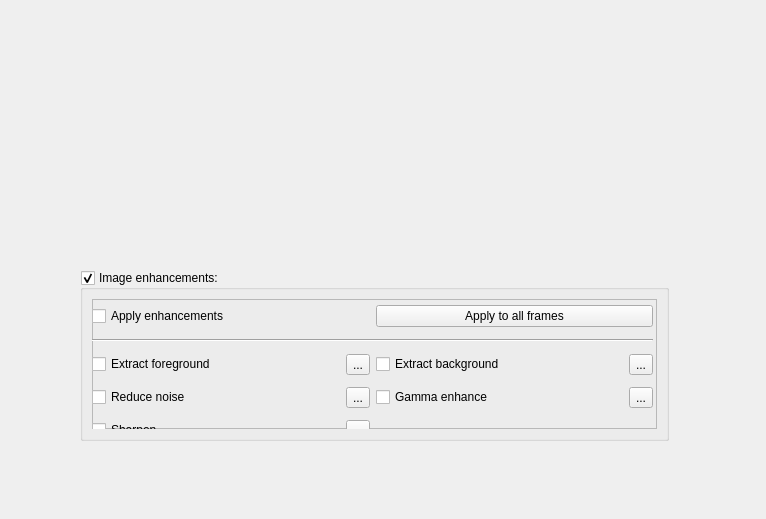
<?xml version="1.0" encoding="UTF-8"?>
<ui version="4.0">
 <class>Form</class>
 <widget class="QWidget" name="Form">
  <property name="geometry">
   <rect>
    <x>0</x>
    <y>0</y>
    <width>766</width>
    <height>519</height>
   </rect>
  </property>
  <property name="windowTitle">
   <string>Form</string>
  </property>
  <widget class="QGroupBox" name="gb_enhancements">
   <property name="geometry">
    <rect>
     <x>80</x>
     <y>270</y>
     <width>589</width>
     <height>171</height>
    </rect>
   </property>
   <property name="minimumSize">
    <size>
     <width>0</width>
     <height>100</height>
    </size>
   </property>
   <property name="title">
    <string>Image enhancements:</string>
   </property>
   <property name="checkable">
    <bool>true</bool>
   </property>
   <layout class="QGridLayout" name="gridLayout_8">
    <item row="0" column="0" rowspan="2">
     <widget class="QFrame" name="frm_enhancements">
      <property name="frameShape">
       <enum>QFrame::StyledPanel</enum>
      </property>
      <property name="frameShadow">
       <enum>QFrame::Raised</enum>
      </property>
      <widget class="QWidget" name="gridLayoutWidget">
       <property name="geometry">
        <rect>
         <x>0</x>
         <y>0</y>
         <width>561</width>
         <height>151</height>
        </rect>
       </property>
       <layout class="QGridLayout" name="gridLayout">
        <item row="2" column="0" colspan="2">
         <layout class="QHBoxLayout" name="horizontalLayout_2">
          <item>
           <widget class="QCheckBox" name="checkBox">
            <property name="text">
             <string>Apply enhancements</string>
            </property>
           </widget>
          </item>
          <item>
           <widget class="QPushButton" name="pushButton_2">
            <property name="text">
             <string>Apply to all frames</string>
            </property>
           </widget>
          </item>
         </layout>
        </item>
        <item row="5" column="0">
         <layout class="QHBoxLayout" name="bg_sub_hl_9">
          <item>
           <widget class="QCheckBox" name="bgsub_cb_7">
            <property name="text">
             <string>Reduce noise</string>
            </property>
           </widget>
          </item>
          <item>
           <widget class="QToolButton" name="bgsub_tb_7">
            <property name="text">
             <string>...</string>
            </property>
           </widget>
          </item>
         </layout>
        </item>
        <item row="5" column="1">
         <layout class="QHBoxLayout" name="bg_sub_hl_8">
          <item>
           <widget class="QCheckBox" name="bgsub_cb_6">
            <property name="text">
             <string>Gamma enhance</string>
            </property>
           </widget>
          </item>
          <item>
           <widget class="QToolButton" name="bgsub_tb_6">
            <property name="text">
             <string>...</string>
            </property>
           </widget>
          </item>
         </layout>
        </item>
        <item row="6" column="0">
         <layout class="QHBoxLayout" name="fg_extract_hl_6">
          <item>
           <widget class="QCheckBox" name="fg_extract_cb_6">
            <property name="text">
             <string>Sharpen</string>
            </property>
           </widget>
          </item>
          <item>
           <widget class="QToolButton" name="fg_extract_tb_6">
            <property name="text">
             <string>...</string>
            </property>
           </widget>
          </item>
         </layout>
        </item>
        <item row="4" column="0">
         <layout class="QHBoxLayout" name="fg_extract_hl_5">
          <item>
           <widget class="QCheckBox" name="fg_extract_cb_5">
            <property name="text">
             <string>Extract foreground</string>
            </property>
           </widget>
          </item>
          <item>
           <widget class="QToolButton" name="fg_extract_tb_5">
            <property name="text">
             <string>...</string>
            </property>
           </widget>
          </item>
         </layout>
        </item>
        <item row="4" column="1">
         <layout class="QHBoxLayout" name="bg_sub_hl_10">
          <item>
           <widget class="QCheckBox" name="bg_extract_cb_3">
            <property name="text">
             <string>Extract background</string>
            </property>
           </widget>
          </item>
          <item>
           <widget class="QToolButton" name="bg_extract_tb_3">
            <property name="text">
             <string>...</string>
            </property>
           </widget>
          </item>
         </layout>
        </item>
        <item row="3" column="0" colspan="2">
         <widget class="Line" name="line">
          <property name="orientation">
           <enum>Qt::Horizontal</enum>
          </property>
         </widget>
        </item>
       </layout>
      </widget>
      <zorder>gridLayoutWidget</zorder>
      <zorder></zorder>
     </widget>
    </item>
   </layout>
  </widget>
  <zorder>gb_enhancements</zorder>
  <zorder></zorder>
 </widget>
 <resources/>
 <connections/>
</ui>
